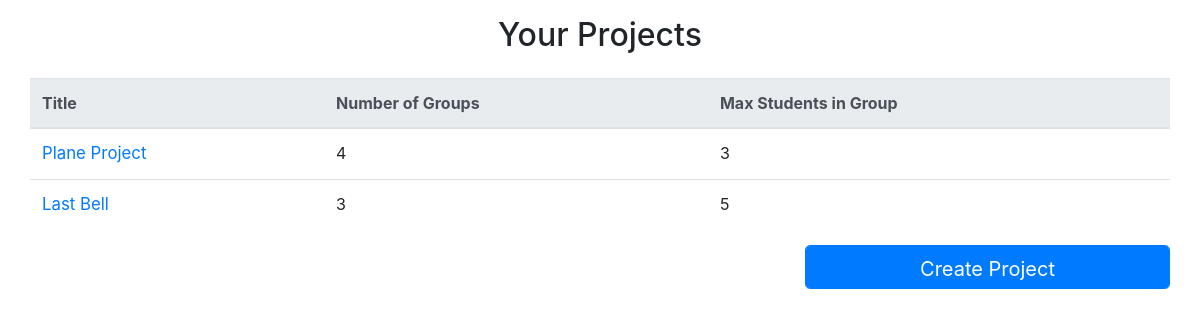
The page / on the database its author committed.
### tables this page shows
CREATE TABLE `projects` (
  `id` int(3) NOT NULL,
  `title` varchar(255) NOT NULL,
  `groups_count` int(3) NOT NULL,
  `max_students` int(3) NOT NULL
);

### bootstrap.php (called while the page is built, shortened)
<?php
require_once(__DIR__ . "/lib/Service/ServiceContainer.php");
require_once(__DIR__ . "/lib/Service/Storage.php");
require_once(__DIR__ . "/lib/Service/Loader.php");
require_once(__DIR__ . "/lib/Service/ProjectsStorage.php");
require_once(__DIR__ . "/lib/Service/ProjectsLoader.php");
require_once(__DIR__ . "/lib/Model/Project.php");
$db_host = "127.0.0.1";
$db_name = "check";
$db_user = "root";
$db_pass = "";
$configuration = [
    "db_dsn" => "mysql:host={$db_host};dbname={$db_name}",
    "db_user" => $db_user,
    "db_pass" => $db_pass
];

### lib/Service/ServiceContainer.php (called while the page is built, shortened)
<?php
class ServiceContainer{
    private $pdo;
    private $projectsLoader;
    private $projectsStorage;
    private $configuration;
    public function __construct(array $configuration)
    {
        $this->configuration = $configuration;
    }
    public function getPDO(){
        if($this->pdo === null){
            $this->pdo = new PDO(
                $this->configuration["db_dsn"],
                $this->configuration["db_user"],
                $this->configuration["db_pass"],
            );
            $this->pdo->setAttribute(PDO::ATTR_ERRMODE, PDO::ERRMODE_EXCEPTION);
        }
        return $this->pdo;
    }
    public function getProjectsLoader(){
        if($this->projectsLoader === null){
            $this->projectsLoader = new ProjectsLoader($this->getProjectsStorage());
        }
        return $this->projectsLoader;
    }
    private function getProjectsStorage(){
        if($this->projectsStorage === null){
            $this->projectsStorage = new ProjectsStorage($this->getPDO());
        }
        return $this->projectsStorage;
    }
}

### lib/Service/ProjectsLoader.php (called while the page is built, shortened)
<?php
class ProjectsLoader extends Loader{
    private $projectsCount;
    public function getProjects(){
        $fetchedProjects = $this->storage->fetchAll();
        $projects = [];
        foreach($fetchedProjects as $project){
            $projects[] = $this->convertToObject($project);
        }
        $this->projectsCount = count($projects);
        return $projects;
    }
    protected function convertToObject($project){
        $newProject = new Project($project["id"], $project["title"], $project["groups_count"], $project["max_students"]);
        return $newProject;
    }
    public function getCount(){
        return $this->projectsCount;
    }
}

### lib/Service/Loader.php (called while the page is built, shortened)
<?php
abstract class Loader{
    public function __construct(Storage $storage)
    {
        $this->storage = $storage;
    }
}

### lib/Service/Storage.php (called while the page is built, shortened)
<?php
abstract class Storage{
    public function __construct($pdo)
    {
        $this->pdo = $pdo;
    }
}

### lib/Service/ProjectsStorage.php (called while the page is built, shortened)
<?php
class ProjectsStorage extends Storage{
    public function fetchAll(){
        $sql = "SELECT * FROM projects;";
        $stmt = $this->pdo->prepare($sql);
        $stmt->execute();
        $projects = $stmt->fetchAll(PDO::FETCH_ASSOC);
        return $projects;
    }
}

### lib/Model/Project.php (called while the page is built)
<?php
class Project{
    private $id;
    private $title;
    private $group_count;
    private $max_students;
    public function __construct($id, $title, $group_count, $max_students)
    {
        $this->id = $id;
        $this->title = $title;
        $this->group_count = $group_count;
        $this->max_students = $max_students;
    }
    public function getTitle()
    {
        return $this->title;
    }
    public function getGroup_count()
    {
        return $this->group_count;
    }
    public function getMax_students()
    {
        return $this->max_students;
    }
    public function getId()
    {
        return $this->id;
    }
}

### pages/index-page/projects_list.php (the view)
<h2 class="text-center mt-3 mb-4">Your Projects</h2>
<div class="row" id="group">
    <?php if($projectsLoader->getCount() == 0): ?>
        <table class="table">
            <thead class="thead-light">
                <tr>
                    <th>Title</th>
                    <th>Number of Groups</th>
                    <th>Max Students in Group</th>
                </tr>
            </thead>
            <tbody>
                <tr>
                    <td>-</td>
                    <td>-</td>
                    <td>-</td>
                </tr>
            </tbody>
        </table>
        <h3 class="col-md-12 text-center mt-4 mb-4" style="color: green">You have no projects, create one now!</h3>
    <?php else: ?>
        <table class="table">
            <thead class="thead-light">
                <tr>
                    <th>Title</th>
                    <th>Number of Groups</th>
                    <th>Max Students in Group</th>
                </tr>
            </thead>
            <tbody>
                <?php foreach($projects as $project): ?>
                    <?php
                        $projectId = $project->getId();
                        $projectTitle = $project->getTitle();
                        $projectGroupCount = $project->getGroup_count();
                        $projectMaxStudents = $project->getMax_students();
                    ?>
                    <tr>
                        <td><a href="<?php echo "project.php?id=" . $projectId; ?>" style="font-size: 1.05rem; text-decoration: none"><?php echo $projectTitle; ?></a></td>
                        <td><?php echo $projectGroupCount; ?></td>
                        <td><?php echo $projectMaxStudents; ?></td>
                    </tr>
                <?php endforeach; ?>
            </tbody>
        </table>
    <?php endif; ?>
</div>

### css/styles.css (style rules this page uses)
* { margin: 0; padding: 0; box-sizing: border-box; }

### rows shown on the page
projects: title "Plane Project", groups_count "4", max_students "3"
projects: title "Last Bell", groups_count "3", max_students "5"
